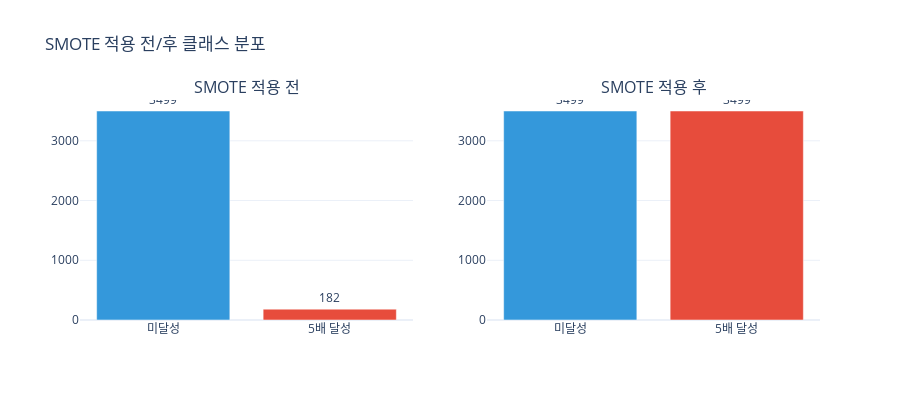

The notebook cell this image was saved under:
### Code cell
# SMOTE 전/후 비교 시각화
fig = make_subplots(rows=1, cols=2, subplot_titles=['SMOTE 적용 전', 'SMOTE 적용 후'])

# 적용 전
fig.add_trace(go.Bar(
    x=['미달성', '5배 달성'],
    y=[(y_train == 0).sum(), (y_train == 1).sum()],
    marker_color=['#3498db', '#e74c3c'],
    text=[(y_train == 0).sum(), (y_train == 1).sum()],
    textposition='outside'
), row=1, col=1)

# 적용 후
fig.add_trace(go.Bar(
    x=['미달성', '5배 달성'],
    y=[(y_train_resampled == 0).sum(), (y_train_resampled == 1).sum()],
    marker_color=['#3498db', '#e74c3c'],
    text=[(y_train_resampled == 0).sum(), (y_train_resampled == 1).sum()],
    textposition='outside'
), row=1, col=2)

fig.update_layout(height=400, showlegend=False, title='SMOTE 적용 전/후 클래스 분포')
fig.show()

### Figure 1 — Plotly figure (JSON) as saved in the notebook; plotly's stock layout.template omitted (floating-point values rounded to 4 significant figures)
{"data": [{"marker": {"color": ["#3498db", "#e74c3c"]}, "text": ["3499", "182"], "textposition": "outside", "type": "bar", "x": ["미달성", "5배 달성"], "xaxis": "x", "y": [3499, 182], "yaxis": "y"}, {"marker": {"color": ["#3498db", "#e74c3c"]}, "text": ["3499", "3499"], "textposition": "outside", "type": "bar", "x": ["미달성", "5배 달성"], "xaxis": "x2", "y": [3499, 3499], "yaxis": "y2"}], "layout": {"annotations": [{"font": {"size": 16}, "showarrow": false, "text": "SMOTE 적용 전", "x": 0.225, "xanchor": "center", "xref": "paper", "y": 1, "yanchor": "bottom", "yref": "paper"}, {"font": {"size": 16}, "showarrow": false, "text": "SMOTE 적용 후", "x": 0.775, "xanchor": "center", "xref": "paper", "y": 1, "yanchor": "bottom", "yref": "paper"}], "height": 400, "showlegend": false, "title": {"text": "SMOTE 적용 전/후 클래스 분포"}, "xaxis": {"anchor": "y", "domain": [0, 0.45]}, "xaxis2": {"anchor": "y2", "domain": [0.55, 1]}, "yaxis": {"anchor": "x", "domain": [0, 1]}, "yaxis2": {"anchor": "x2", "domain": [0, 1]}}}
